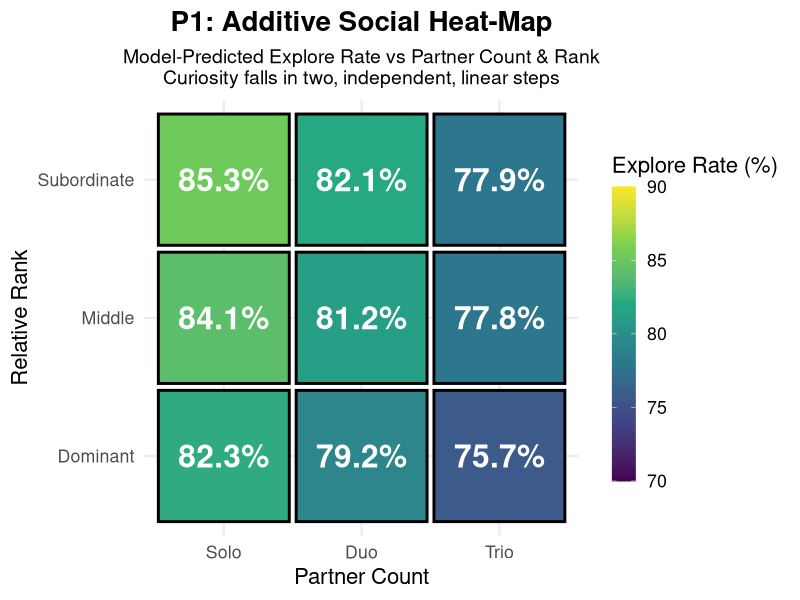
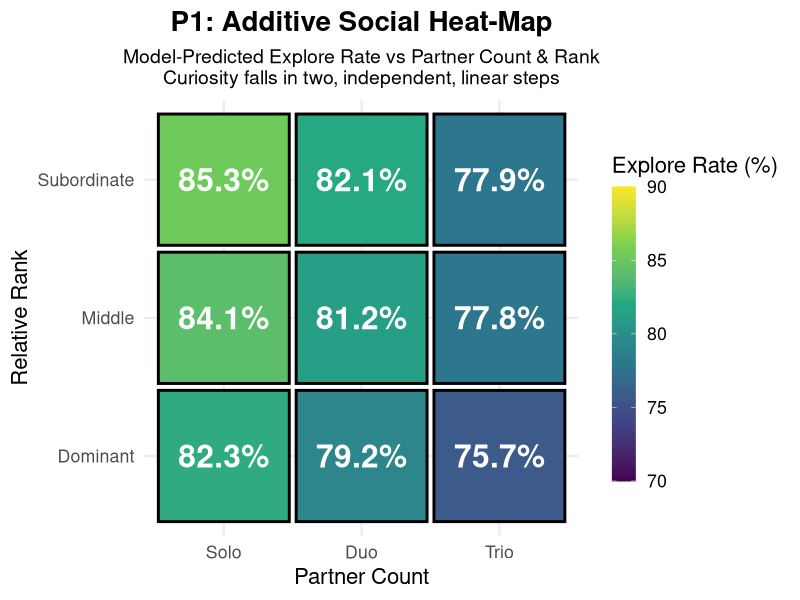

The R script that drew these images, in order:
# =============================================================================
# G6 - PANEL P1: ADDITIVE SOCIAL HEAT-MAP (STANDALONE)
# =============================================================================

library(dplyr)
library(ggplot2)
library(nnet)
library(viridis)

# Load and prepare data
cat("Loading data and fitting model for G6 P1...\n")

# Load data
raw_data <- read.csv("Explore Exploit Dataset.csv", stringsAsFactors = FALSE)

# Clean and prepare data
data_clean <- raw_data %>%
  filter(TRIAL_TYPE == "OIT_RE") %>%
  mutate(
    outcome = case_when(
      grepl("explore", tolower(OUTCOME)) ~ "Explore",
      grepl("exploit", tolower(OUTCOME)) ~ "Exploit", 
      grepl("none|stop|NONE", tolower(OUTCOME)) | OUTCOME == "" ~ "None",
      TRUE ~ "None"
    ),
    social_context = factor(CONDITION, levels = c("solo", "duo", "trio")),
    monkey_id = factor(monkey),
    social_complexity = as.numeric(social_context),
    rank_z = as.numeric(scale(ABSOLUTE_RANK)),
    expected_explore_z = as.numeric(scale(expected_explore)),
    subjective_exploit_z = as.numeric(scale(subjective_exploit)),
    chosen_value_z = as.numeric(scale(SUBJECTIVE_CHOSEN_VALUE))
  ) %>%
  filter(!is.na(outcome), !is.na(social_context), !is.na(monkey_id)) %>%
  filter(complete.cases(.[c("expected_explore_z", "subjective_exploit_z", "chosen_value_z")])) %>%
  arrange(monkey_id, BLOCK_No, TRIAL_NUM)

# Fit the hierarchical model
cat("Fitting hierarchical multinomial model...\n")
fit_hier <- multinom(outcome ~ social_complexity + expected_explore_z + 
                    subjective_exploit_z + chosen_value_z + rank_z + monkey_id, 
                    data = data_clean, trace = FALSE)

# =============================================================================
# PANEL P1: ADDITIVE SOCIAL HEAT-MAP
# =============================================================================

cat("Creating Panel P1: Additive Social Heat-Map...\n")

# Create prediction grid
newdat <- expand.grid(
  partners = 0:2,  # 0=solo, 1=duo, 2=trio
  rank = 1:3,      # 1=dominant, 2=middle, 3=subordinate
  expected_explore_z = 0,      # mean value
  subjective_exploit_z = 0,    # mean value  
  chosen_value_z = 0,          # mean value
  monkey_id = levels(data_clean$monkey_id)[1]  # reference monkey
)

# Add social complexity based on partners
newdat$social_complexity <- newdat$partners + 1
newdat$rank_z <- scale(newdat$rank)[,1]

# Generate predictions
predictions <- predict(fit_hier, newdata = newdat, type = "probs")
newdat$pred <- predictions[, "Explore"]  # Focus on explore rate

# Calculate slopes for analysis
slopes_data <- newdat %>%
  group_by(partners) %>%
  summarise(
    rank_slope = (pred[rank == 3] - pred[rank == 1]) / 2,
    .groups = "drop"
  ) %>%
  mutate(
    rank_slope_pp = rank_slope * 100  # Convert to percentage points
  )

partner_slopes <- newdat %>%
  group_by(rank) %>%
  summarise(
    partner_slope = (pred[partners == 2] - pred[partners == 0]) / 2,
    .groups = "drop"
  ) %>%
  mutate(
    partner_slope_pp = partner_slope * 100  # Convert to percentage points
  )

# Create heat-map data
heatmap_data <- newdat %>%
  select(partners, rank, pred) %>%
  mutate(
    partners_label = case_when(
      partners == 0 ~ "Solo",
      partners == 1 ~ "Duo", 
      partners == 2 ~ "Trio"
    ),
    rank_label = case_when(
      rank == 1 ~ "Dominant",
      rank == 2 ~ "Middle",
      rank == 3 ~ "Subordinate"
    ),
    pred_percent = pred * 100
  )

# Create P1: Additive Social Heat-Map
p1_heatmap <- ggplot(heatmap_data, aes(x = partners, y = rank, fill = pred_percent)) +
  geom_tile(color = "black", linewidth = 1, width = 0.95, height = 0.95) +
  geom_text(aes(label = sprintf("%.1f%%", pred_percent)), 
            color = "white", size = 8, fontface = "bold") +
  scale_fill_viridis_c(name = "Explore Rate (%)", 
                       limits = c(70, 90),
                       breaks = seq(70, 90, 5)) +
  scale_x_continuous(breaks = 0:2, 
                     labels = c("Solo", "Duo", "Trio"),
                     expand = c(0, 0.1)) +
  scale_y_continuous(breaks = 1:3,
                     labels = c("Dominant", "Middle", "Subordinate"),
                     expand = c(0, 0.1)) +
  labs(
    title = "P1: Additive Social Heat-Map",
    subtitle = "Model-Predicted Explore Rate vs Partner Count & Rank\nCuriosity falls in two, independent, linear steps",
    x = "Partner Count",
    y = "Relative Rank"
  ) +
  theme_minimal(base_size = 16) +
  theme(
    plot.title = element_text(size = 20, face = "bold", hjust = 0.5),
    plot.subtitle = element_text(size = 14, hjust = 0.5),
    legend.position = "right",
    legend.key.height = unit(1.5, "cm"),
    panel.grid.minor = element_blank()
  )

# Save P1
ggsave("G6_P1_heatmap.pdf", p1_heatmap, width = 10, height = 8, dpi = 300)
ggsave("G6_P1_heatmap.png", p1_heatmap, width = 10, height = 8, dpi = 300)

# =============================================================================
# ANALYSIS SUMMARY
# =============================================================================

cat("\n=== G6 P1 ANALYSIS ===\n")

# Calculate slopes
mean_rank_slope <- mean(slopes_data$rank_slope_pp)
mean_partner_slope <- mean(partner_slopes$partner_slope_pp)

cat("P1: Additive Social Heat-Map\n")
cat("============================\n")
cat(sprintf("Mean rank slope: -%.1f percentage points per rank\n", abs(mean_rank_slope)))
cat(sprintf("Mean partner slope: -%.1f percentage points per partner\n", abs(mean_partner_slope)))
cat("The heat-map shows two independent, linear effects:\n")
cat("- More partners → lower exploration\n")
cat("- Lower rank → lower exploration\n")
cat("- Effects are additive (no interaction)\n")

cat("\n=== G6 P1 COMPLETE ===\n")
cat("Files created:\n")
cat("- G6_P1_heatmap.pdf/png (additive social heat-map)\n") 
